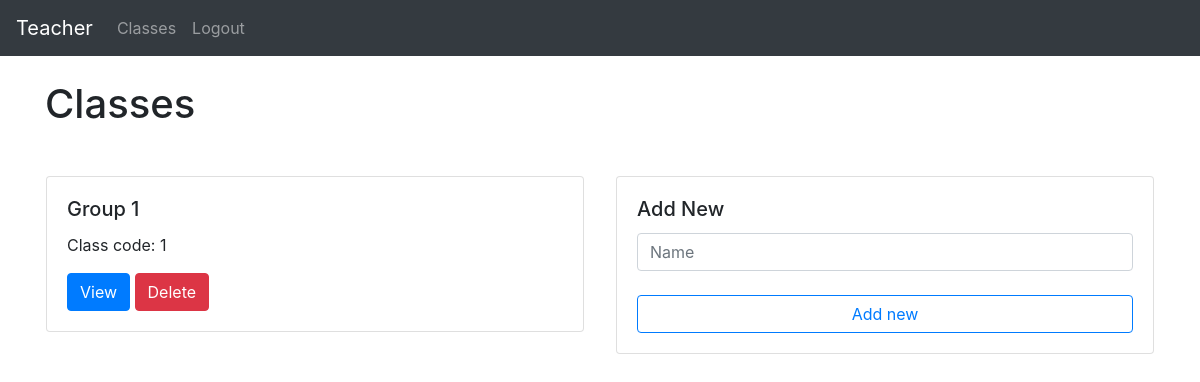
Before: /teacher/ (signed in) with the older database file.
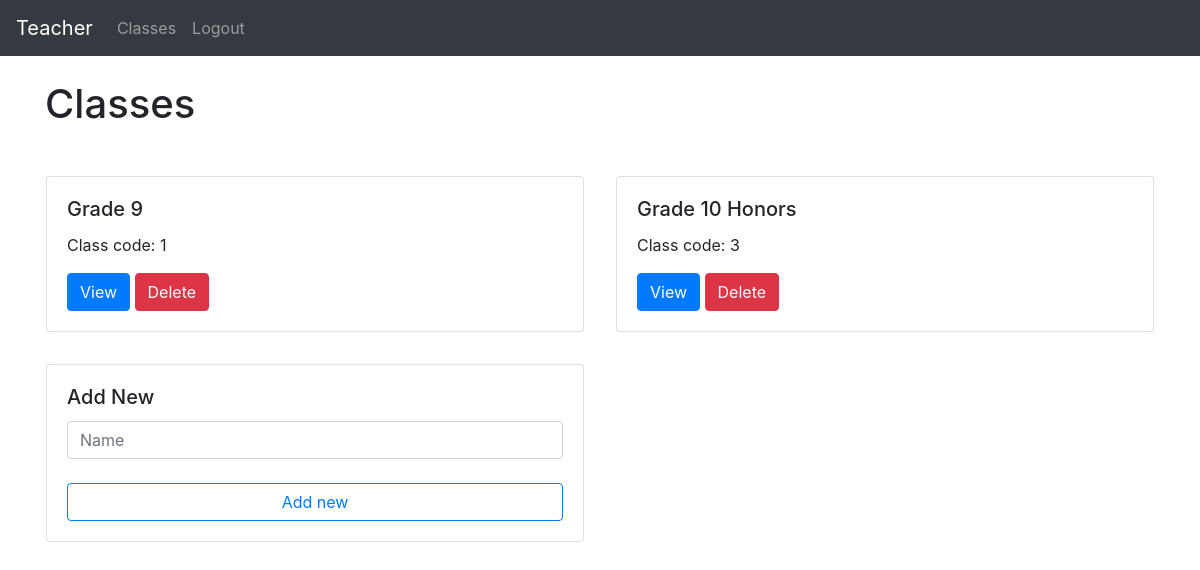
After: the same page with the newer database file.
### website/models.py (models this page shows)
class Group(db.Model):
    id = db.Column(db.Integer, primary_key=True)
    name = db.Column(db.String(150))
    teacher_id = db.Column(db.Integer, db.ForeignKey('teacher.id'))
    student_ids = db.relationship('Student')
    topic_ids = db.relationship('Topic')

### website/teacher/teacher_views.py (the view)
@views.route('/', methods=['GET', 'POST'])  # type: ignore
@login_required
def groups():
    if request.method == 'POST':
        if request.form['button'] == "add_new":
            name = request.form.get('name')
            if len(str(name)) < 1:
                flash('Name is too short!', category='error')
            else:
                new_group = Group(name=name, teacher_id=current_user.teacher_id.id)# type: ignore
                db.session.add(new_group)
                db.session.commit()
                flash('Note added!', category='success')
            return render_template("teacher/groups.html", user=current_user)
        elif request.form['button'][:3] == "del":
            deleted = Group.query.filter_by(id=request.form['button'][3:]).first()
            db.session.delete(deleted)
            db.session.commit()
            return render_template("teacher/groups.html", user=current_user)
        else:
            return redirect(url_for('teacher_views.group_detail', group_id=request.form['button'][3:]))
    elif request.method == 'GET':
        return render_template("teacher/groups.html", user=current_user)

### website/templates/teacher/groups.html
{% extends "base.html" %} {% block title %}Classes{% endblock %}
{% block content %}
<br>
<h1>Classes</h1>
<br>
<div class="row row-cols-1 row-cols-md-2 g-4">
  {% for group in user.teacher_id.group_ids %}
    <form method="POST">
        <div class="col p-3">
          <div class="card">
            <div class="card-body">
              <h5 class="card-title">{{ group.name }}</h5>
              <p>Class code: {{ group.id }}</p>
              <button class="btn btn-primary" name="button" value="see{{ group.id }}">View</button>
              <button class="btn btn-danger" name="button" value="del{{ group.id }}">Delete</button>
            </div>
          </div>
        </div>
    </form>
    {% endfor %}
    <form method="POST">
          <div class="col p-3">
              <div class="card">
                <div class="card-body">
                  <h5 class="card-title">Add New</h5>
                  <input type="text" class="form-control" name="name" id="name" placeholder="Name">
                  <br>
                  <button type="submit" class="btn btn-outline-primary btn-block" name="button" value="add_new">Add new</button>
                </div>
              </div>
        </div>
    </form>
  </div>
{% endblock %}

Changed rows visible on the page:
changed Group id 1: name "Group 1" → "Grade 9"
added Group: name "Grade 10 Honors", id "3"
